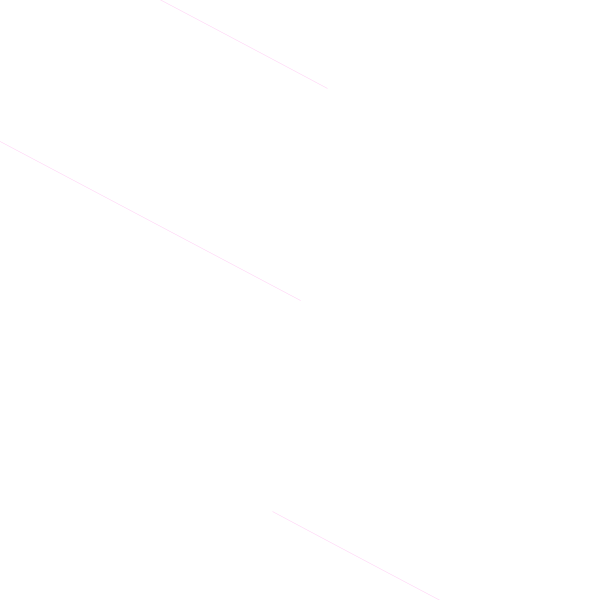
Frame 1 (no input)
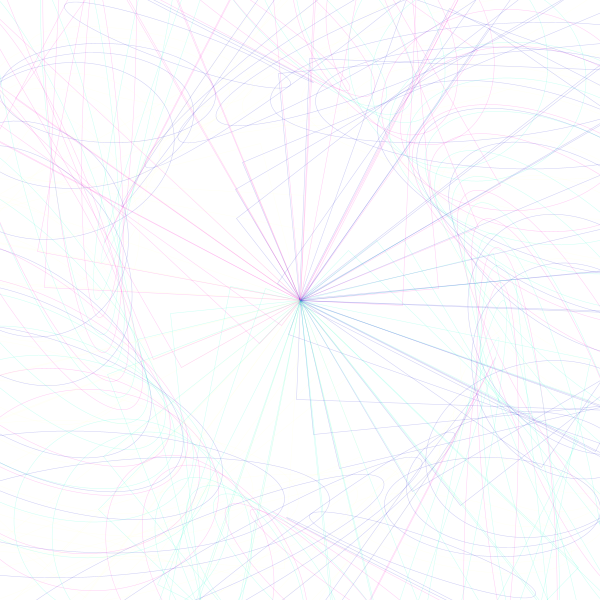
Frame 60 (the mouse pressed at the canvas centre just before this capture)
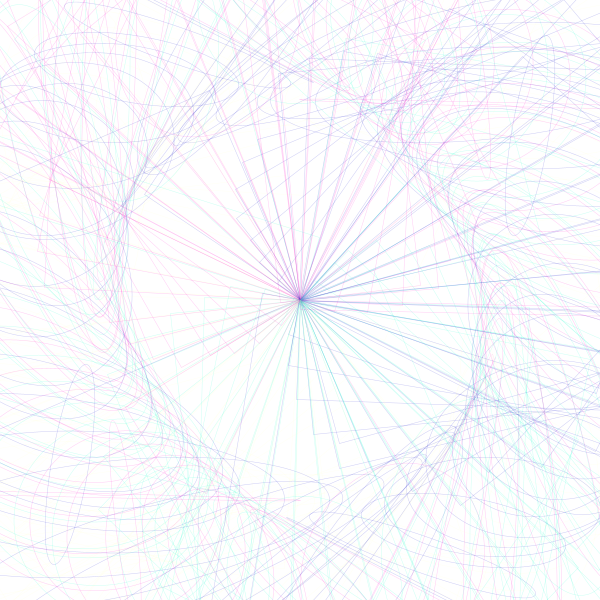
Frame 120 (the mouse held since frame 60 and released just before this capture)

The Processing sketch that drew these frames (run headless with seeded random() and noise(); from frame 60 on, the mouse is pressed at the canvas centre):

// Processing sketch: processing_167736
// ── processing_167736.pde


float x, y;
float angle = 0; 
float r = 500;
float diff = 1; 


void setup() {
  size(600, 600);
  background(255);

}

void draw() {

  noFill(); 


  x = r * cos(angle); 
  y = r * sin(angle);

  strokeWeight(0.5); 
  stroke(x*255,y*255,200, 50); 

  translate(width/2, height/2); 
  rotate(r); 


  ellipse(-200, -200, x/2, y);
  ellipse(200, 200, x/2, y);
  rect(0,0,x,y);
  

  angle = angle +0.5;
  r = r - diff;

  if ( r == 0 || r == 400) { 
    diff =  diff * -1;
  }
}
